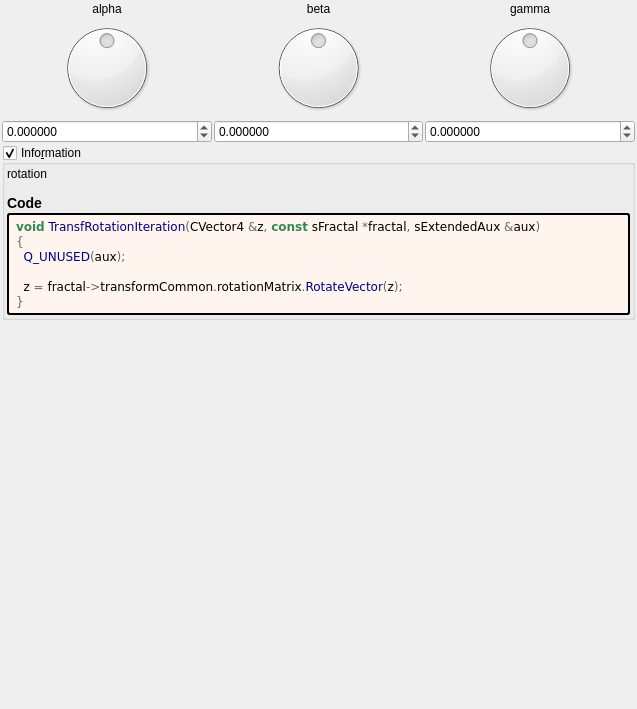
<?xml version="1.0" encoding="UTF-8"?>
<ui version="4.0">
 <class>transf_rotation</class>
 <widget class="QWidget" name="Form">
  <property name="geometry">
   <rect>
    <x>0</x>
    <y>0</y>
    <width>637</width>
    <height>709</height>
   </rect>
  </property>
  <property name="windowTitle">
   <string notr="true">transf_rotation</string>
  </property>
  <layout class="QVBoxLayout" name="verticalLayout">
   <property name="spacing">
    <number>2</number>
   </property>
   <property name="leftMargin">
    <number>2</number>
   </property>
   <property name="topMargin">
    <number>2</number>
   </property>
   <property name="rightMargin">
    <number>2</number>
   </property>
   <property name="bottomMargin">
    <number>2</number>
   </property>
   <item>
    <layout class="QGridLayout" name="gridLayout_2">
     <property name="spacing">
      <number>2</number>
     </property>
     <item row="1" column="0">
      <widget class="QDial" name="dial3_transf_rotation_x">
       <property name="minimum">
        <number>-18000</number>
       </property>
       <property name="maximum">
        <number>18000</number>
       </property>
       <property name="wrapping">
        <bool>true</bool>
       </property>
      </widget>
     </item>
     <item row="1" column="1">
      <widget class="QDial" name="dial3_transf_rotation_y">
       <property name="minimum">
        <number>-18000</number>
       </property>
       <property name="maximum">
        <number>18000</number>
       </property>
       <property name="wrapping">
        <bool>true</bool>
       </property>
      </widget>
     </item>
     <item row="0" column="1">
      <widget class="QLabel" name="label_14">
       <property name="text">
        <string notr="true">beta</string>
       </property>
       <property name="alignment">
        <set>Qt::AlignCenter</set>
       </property>
      </widget>
     </item>
     <item row="2" column="0">
      <widget class="MyDoubleSpinBox" name="spinboxd3_transf_rotation_x">
       <property name="sizePolicy">
        <sizepolicy hsizetype="Minimum" vsizetype="Maximum">
         <horstretch>0</horstretch>
         <verstretch>0</verstretch>
        </sizepolicy>
       </property>
       <property name="prefix">
        <string/>
       </property>
       <property name="suffix">
        <string/>
       </property>
       <property name="decimals">
        <number>6</number>
       </property>
       <property name="minimum">
        <double>-180.000000000000000</double>
       </property>
       <property name="maximum">
        <double>180.000000000000000</double>
       </property>
       <property name="singleStep">
        <double>1.000000000000000</double>
       </property>
      </widget>
     </item>
     <item row="0" column="0">
      <widget class="QLabel" name="label_13">
       <property name="text">
        <string notr="true">alpha</string>
       </property>
       <property name="alignment">
        <set>Qt::AlignCenter</set>
       </property>
      </widget>
     </item>
     <item row="1" column="2">
      <widget class="QDial" name="dial3_transf_rotation_z">
       <property name="minimum">
        <number>-18000</number>
       </property>
       <property name="maximum">
        <number>18000</number>
       </property>
       <property name="wrapping">
        <bool>true</bool>
       </property>
      </widget>
     </item>
     <item row="0" column="2">
      <widget class="QLabel" name="label_15">
       <property name="text">
        <string notr="true">gamma</string>
       </property>
       <property name="alignment">
        <set>Qt::AlignCenter</set>
       </property>
      </widget>
     </item>
     <item row="2" column="1">
      <widget class="MyDoubleSpinBox" name="spinboxd3_transf_rotation_y">
       <property name="sizePolicy">
        <sizepolicy hsizetype="Minimum" vsizetype="Maximum">
         <horstretch>0</horstretch>
         <verstretch>0</verstretch>
        </sizepolicy>
       </property>
       <property name="prefix">
        <string/>
       </property>
       <property name="suffix">
        <string/>
       </property>
       <property name="decimals">
        <number>6</number>
       </property>
       <property name="minimum">
        <double>-180.000000000000000</double>
       </property>
       <property name="maximum">
        <double>180.000000000000000</double>
       </property>
       <property name="singleStep">
        <double>1.000000000000000</double>
       </property>
      </widget>
     </item>
     <item row="2" column="2">
      <widget class="MyDoubleSpinBox" name="spinboxd3_transf_rotation_z">
       <property name="sizePolicy">
        <sizepolicy hsizetype="Minimum" vsizetype="Maximum">
         <horstretch>0</horstretch>
         <verstretch>0</verstretch>
        </sizepolicy>
       </property>
       <property name="prefix">
        <string/>
       </property>
       <property name="suffix">
        <string/>
       </property>
       <property name="decimals">
        <number>6</number>
       </property>
       <property name="minimum">
        <double>-180.000000000000000</double>
       </property>
       <property name="maximum">
        <double>180.000000000000000</double>
       </property>
       <property name="singleStep">
        <double>1.000000000000000</double>
       </property>
      </widget>
     </item>
    </layout>
   </item>
   <item>
    <widget class="MyGroupBox" name="groupCheck_info">
     <property name="title">
      <string>Info&amp;rmation</string>
     </property>
     <property name="flat">
      <bool>false</bool>
     </property>
     <property name="checkable">
      <bool>true</bool>
     </property>
     <layout class="QVBoxLayout" name="verticalLayout_2">
      <property name="spacing">
       <number>2</number>
      </property>
      <property name="leftMargin">
       <number>2</number>
      </property>
      <property name="topMargin">
       <number>2</number>
      </property>
      <property name="rightMargin">
       <number>2</number>
      </property>
      <property name="bottomMargin">
       <number>2</number>
      </property>
      <item>
	   <widget class="QLabel" name="label_information_general">
	    <property name="text">
		 <string notr="true">&lt;p&gt;rotation&lt;/p&gt;&lt;table&gt;
&lt;/table&gt;
&lt;h3&gt;Code&lt;/h3&gt;</string>
		</property>
		<property name="wordWrap">
		 <bool>true</bool>
		</property>
		<property name="openExternalLinks">
		 <bool>true</bool>
		</property>
		<property name="textInteractionFlags">
		 <set>Qt::LinksAccessibleByMouse|Qt::TextSelectableByMouse</set>
		</property>
		</widget>
	   </item>
	   <item>
	    <widget class="QLabel" name="label_code_content">
		 <property name="text">
		  <string notr="true">&lt;body style=&quot;background-color:#fff5ee&quot;&gt;
&lt;pre style=&quot;color:#000000; background-color:#fff5ee;  font-family:'Courier New',monospace;&quot;&gt;&lt;span style=&quot;color:#2e8b57; font-weight:bold&quot;&gt;void&lt;/span&gt; &lt;span style=&quot;color:#00008f&quot;&gt;TransfRotationIteration&lt;/span&gt;&lt;span style=&quot;color:#676767&quot;&gt;(&lt;/span&gt;CVector4 &lt;span style=&quot;color:#676767&quot;&gt;&amp;amp;&lt;/span&gt;z&lt;span style=&quot;color:#676767&quot;&gt;,&lt;/span&gt; &lt;span style=&quot;color:#2e8b57; font-weight:bold&quot;&gt;const&lt;/span&gt; sFractal &lt;span style=&quot;color:#676767&quot;&gt;*&lt;/span&gt;fractal&lt;span style=&quot;color:#676767&quot;&gt;,&lt;/span&gt; sExtendedAux &lt;span style=&quot;color:#676767&quot;&gt;&amp;amp;&lt;/span&gt;aux&lt;span style=&quot;color:#676767&quot;&gt;)&lt;/span&gt;
&lt;span style=&quot;color:#676767&quot;&gt;{&lt;/span&gt;
  &lt;span style=&quot;color:#00008f&quot;&gt;Q_UNUSED&lt;/span&gt;&lt;span style=&quot;color:#676767&quot;&gt;(&lt;/span&gt;aux&lt;span style=&quot;color:#676767&quot;&gt;);&lt;/span&gt;

  z &lt;span style=&quot;color:#676767&quot;&gt;=&lt;/span&gt; fractal&lt;span style=&quot;color:#676767&quot;&gt;-&amp;gt;&lt;/span&gt;transformCommon&lt;span style=&quot;color:#676767&quot;&gt;.&lt;/span&gt;rotationMatrix&lt;span style=&quot;color:#676767&quot;&gt;.&lt;/span&gt;&lt;span style=&quot;color:#00008f&quot;&gt;RotateVector&lt;/span&gt;&lt;span style=&quot;color:#676767&quot;&gt;(&lt;/span&gt;z&lt;span style=&quot;color:#676767&quot;&gt;);&lt;/span&gt;
&lt;span style=&quot;color:#676767&quot;&gt;}&lt;/span&gt;
&lt;/pre&gt;
&lt;/body&gt;</string>
		 </property>
		 <property name="wordWrap">
		  <bool>true</bool>
		 </property>
		 <property name="openExternalLinks">
		  <bool>true</bool>
		 </property>
		 <property name="textInteractionFlags">
		  <set>Qt::LinksAccessibleByMouse|Qt::TextSelectableByMouse</set>
		 </property>
		 <property name="styleSheet">
		  <string notr="true">border-style: outset; border-width: 2px; border-radius: 3px; border-color: black; background-color: #fff5ee; padding: 4px;</string>
		  </property>
		 </widget>
		</item>
	   </layout>
    </widget>
   </item>
   <item>
    <spacer name="verticalSpacer">
     <property name="orientation">
      <enum>Qt::Vertical</enum>
     </property>
     <property name="sizeHint" stdset="0">
      <size>
       <width>20</width>
       <height>40</height>
      </size>
     </property>
    </spacer>
   </item>
  </layout>
 </widget>
 <customwidgets>
  <customwidget>
   <class>MyDoubleSpinBox</class>
   <extends>QDoubleSpinBox</extends>
   <header>my_double_spin_box.h</header>
  </customwidget>
  <customwidget>
   <class>MyGroupBox</class>
   <extends>QGroupBox</extends>
   <header>my_group_box.h</header>
   <container>1</container>
  </customwidget>
 </customwidgets>
 <tabstops>
  <tabstop>dial3_transf_rotation_x</tabstop>
  <tabstop>dial3_transf_rotation_y</tabstop>
  <tabstop>dial3_transf_rotation_z</tabstop>
  <tabstop>spinboxd3_transf_rotation_x</tabstop>
  <tabstop>spinboxd3_transf_rotation_y</tabstop>
  <tabstop>spinboxd3_transf_rotation_z</tabstop>
  <tabstop>groupCheck_info</tabstop>
 </tabstops>
 <resources/>
 <connections/>
</ui>
